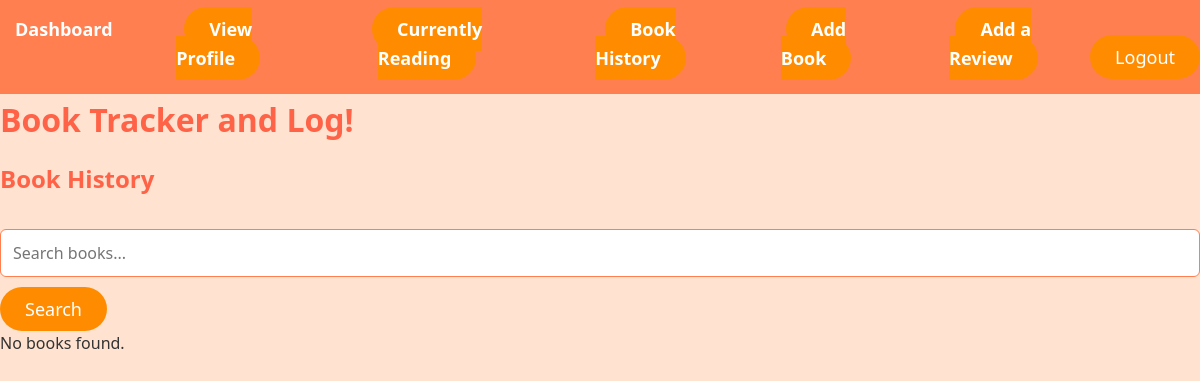
Before: /project/book_history/ (signed in) with the older database file.
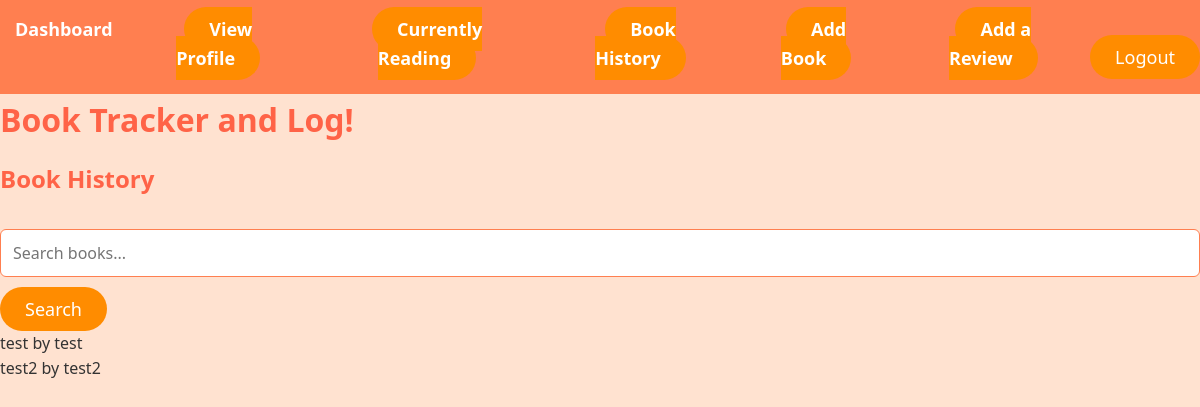
After: the same page with the newer database file.
### project/models.py (models this page shows, shortened)
class Book(models.Model):
    title = models.CharField(max_length=200)
    author = models.CharField(max_length=200)
    description = models.TextField(default="No description available")
    is_read = models.BooleanField(default=False)
    is_currently_reading = models.BooleanField(default=False)
    reader = models.ForeignKey(Reader, on_delete=models.CASCADE)

### project/views.py (the view)
# urls.py: path('book_history/', views.BookHistoryView.as_view(), name='book_history'),
class BookHistoryView(ListView):
    model = Book
    template_name = 'project/book_history.html'
    context_object_name = 'book_history'
    def get_queryset(self):
        query = self.request.GET.get('q')
        reader = get_object_or_404(Reader, user=self.request.user)
        queryset = Book.objects.filter(
            reader=reader
        )
        queryset = queryset.filter(
            Q(is_read=True) | Q(is_currently_reading=True)
        )
        if query:
            queryset = queryset.filter(
                Q(title__icontains=query) | Q(author__icontains=query)
            )
        return queryset

### project/templates/project/book_history.html
{% extends "project/base.html" %}
{% block content %}
  <h2>Book History</h2>
  <form method="GET" action="{% url 'book_history' %}">
    <input type="text" name="q" placeholder="Search books...">
    <button type="submit">Search</button>
  </form>
  <ul>
    {% for book in book_history %}
      <li>{{ book.title }} by {{ book.author }}</li>
    {% empty %}
      <li>No books found.</li>
    {% endfor %}
  </ul>
{% endblock %}

Changed rows visible on the page:
added Book: title "test", author "test"
added Book: title "test2", author "test2"
Other visible differences:
text no longer shown: "No books found."
